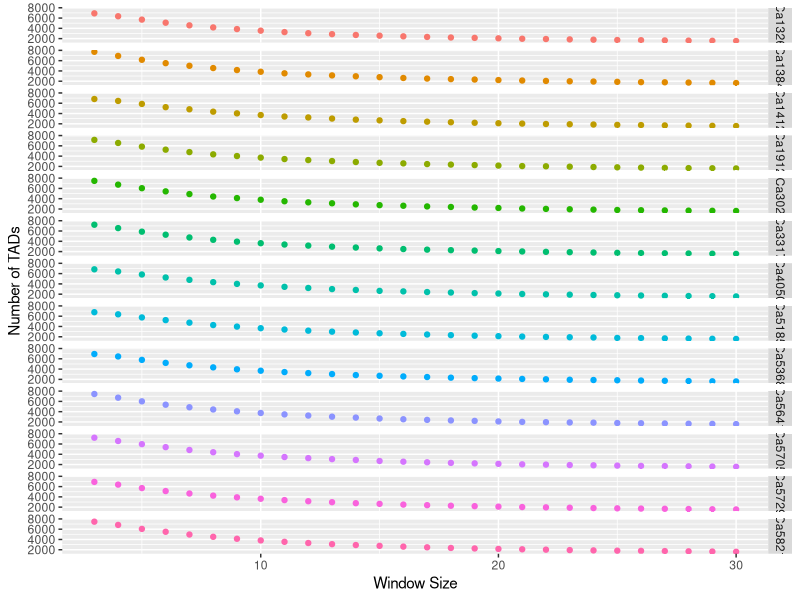
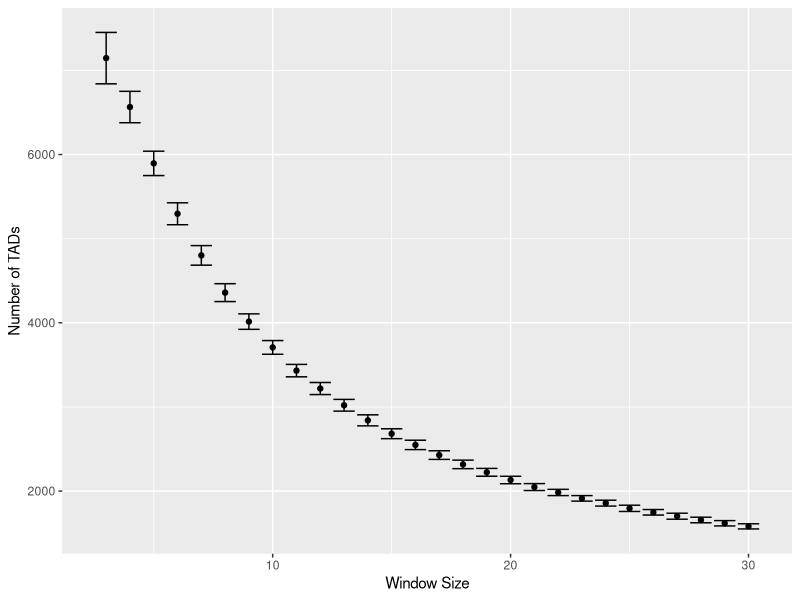
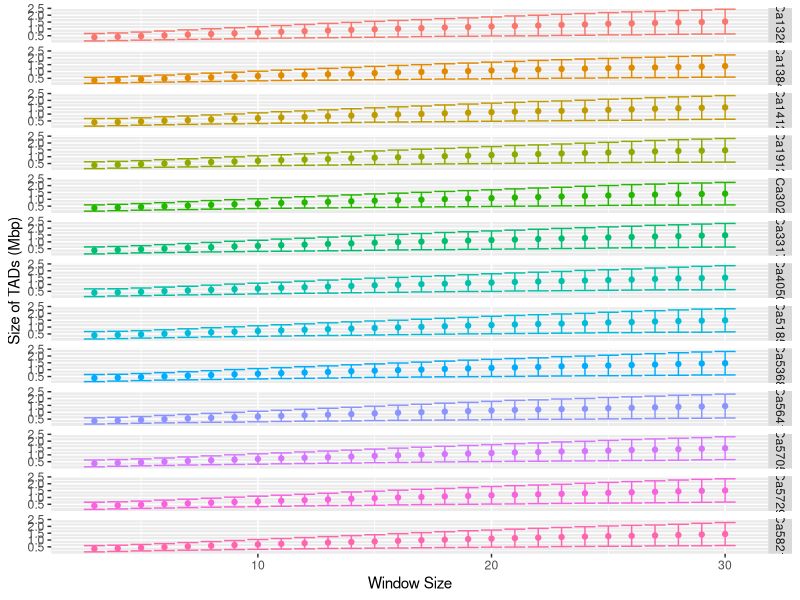

Here is the R script that generated these plots, in order:
# ==============================================================================
# Environment
# ==============================================================================
suppressMessages(library("data.table"))
suppressMessages(library("ggplot2"))

# ==============================================================================
# Data
# ==============================================================================
tad_stats = fread("TADs/tad-call-stats.tsv", sep = "\t", header = TRUE)

# ==============================================================================
# Plots
# ==============================================================================
# TAD counts per patient
gg = (
    ggplot(data = tad_stats)
    + geom_point(aes(x = w, y = N, colour = Sample))
    + labs(x = "Window Size", y = bquote("Number of TADs"))
    + guides(colour = FALSE)
    + facet_grid(Sample ~ .)
)
ggsave(
    "Plots/tad-counts.png",
    height = 40,
    width = 12,
    units = "cm"
)

# TAD counts across patients
gg = (
    ggplot(data = tad_stats[, .(mean(N), sd(N)), by = w])
    + geom_errorbar(aes(x = w, ymin = V1 - V2, ymax = V1 + V2))
    + geom_point(aes(x = w, y = V1))
    + labs(x = "Window Size", y = bquote("Number of TADs"))
    + guides(colour = FALSE)
)
ggsave(
    "Plots/tad-counts-all-patients.png",
    height = 12,
    width = 20,
    units = "cm"
)

# TAD sizes per patient
gg = (
    ggplot(data = tad_stats)
    + geom_errorbar(aes(
        x = w,
        ymin = (Mean_Size - SD_Size) / 10^6,
        ymax = (Mean_Size + SD_Size) / 10^6,
        colour = Sample
    ))
    + geom_point(aes(x = w, y = Mean_Size / 10^6, colour = Sample))
    + labs(x = "Window Size", y = "Size of TADs (Mbp)")
    + guides(colour = FALSE)
    + facet_grid(Sample ~ .)
)
ggsave(
    "Plots/tad-sizes.png",
    height = 40,
    width = 12,
    units = "cm"
)
